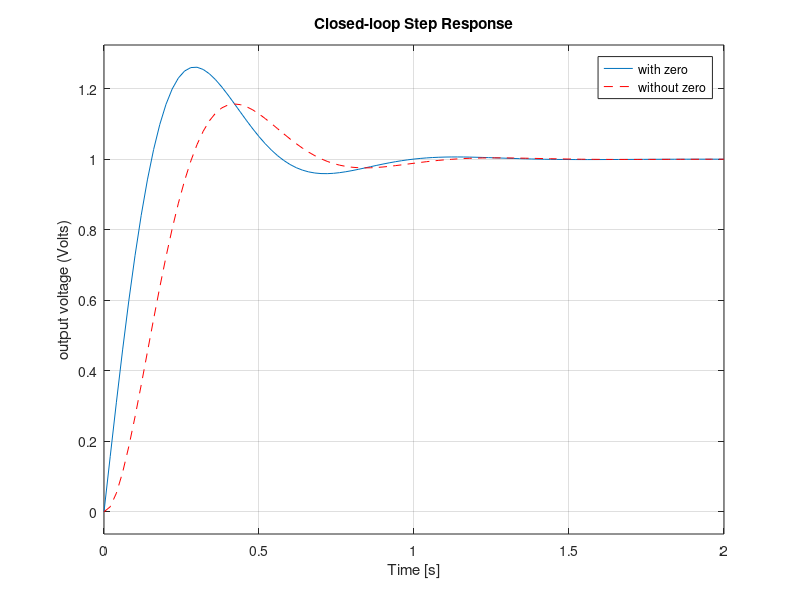

Here is the MATLAB script that generated this plot: (Note: this script raises an error after producing the figure.)
s = tf('s'); % define the Laplace variable s
Kp = 7.8; % proportional control gain
Ki = 75; % integral control gain
T = (Kp*s + Ki)/(s^2 + (1+Kp)*s + Ki) % theoretical closed-loop transfer function
Canon = Ki/(s^2 + (1+Kp)*s + Ki) % canonical transfer function with matching
 % poles and DC gain
step(T) % theoretical step response
hold
step(Canon,'r--') % canonical step response
ylabel('output voltage (Volts)')
title('Closed-loop Step Response')
legend('with zero','without zero')
s = tf('s');
P = 1/(s+1);
sisotool('rlocus',P)